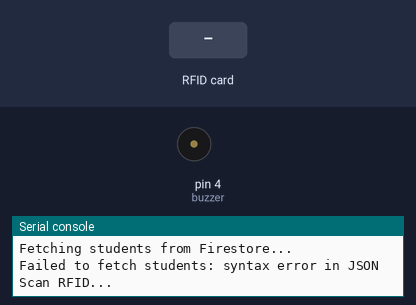
This program was run on a simulated MicroPython board. Shown: buzzer (waves = sounding, pin HIGH), the last lines printed to the serial console. The inputs (shaded band) are chosen by the test bench. WiFi joins after 1.5 s; files the program writes start out absent; web requests get an empty 200 reply after 0.4 s.

Above: at 3.1 s.
3.2 s: RFID card 5E 7A 19 C4 held to the reader
At 3.8 s:
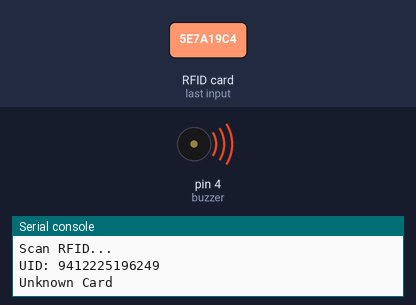
Timing chart, 0 to 7.7 s (numbered marks = the images above; inputs shaded):
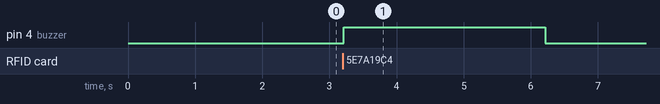

Measured:
- after the input at 3.2 s, pin 4 (buzzer): LOW → HIGH at once, → LOW 3.0 s later

The program:

main.py
```python
from machine import Pin, SPI
from mfrc522 import MFRC522
import network
import urequests
import time
import os
import sdcard

SSID = "your-wifi"
PASSWORD = "your-password"

wifi = network.WLAN(network.STA_IF)
wifi.active(True)
wifi.connect(SSID, PASSWORD)
print("Connecting WiFi", end="")
while not wifi.isconnected():
    print(".", end="")
    time.sleep(0.5)
print("\nConnected:", wifi.ifconfig())

# Firestore
PROJECT_ID = "group7-iot"
BASE_URL = "https://firestore.googleapis.com/v1/projects/{}/databases/(default)/documents".format(PROJECT_ID)

spi = SPI(1, baudrate=1000000,
          sck=Pin(18), mosi=Pin(23), miso=Pin(19))
rdr = MFRC522(spi=spi, gpioRst=Pin(22), gpioCs=Pin(16))

buzzer = Pin(4, Pin.OUT)
buzzer.value(0)

# send to SD card
CSV_FILE = "/sd/attendance.csv"
sd_ok = False

try:
    spi2 = SPI(2, baudrate=100000, polarity=0, phase=0,
               sck=Pin(14), mosi=Pin(15), miso=Pin(2))
    sd = sdcard.SDCard(spi2, Pin(13))
    os.mount(sd, "/sd")
    print("SD card mounted:", os.listdir("/sd"))
    sd_ok = True

    try:
        os.stat(CSV_FILE)
    except OSError:
        with open(CSV_FILE, "w") as f:
            f.write("UID,Name,StudentID,Major,DateTime\n")

except Exception as e:
    print("SD card failed:", e)
    print("Continuing without SD card...")


def get_datetime():
    t = time.localtime()
    return "{:04d}-{:02d}-{:02d} {:02d}:{:02d}:{:02d}".format(
        t[0], t[1], t[2], t[3], t[4], t[5])

def beep(duration):
    buzzer.value(1)
    time.sleep(duration)
    buzzer.value(0)

def fetch_students():
    students = {}
    try:
        print("Fetching students from Firestore...")
        res = urequests.get(BASE_URL + "/students")
        data = res.json()
        res.close()
        for doc in data.get("documents", []):
            fields = doc.get("fields", {})
            uid        = fields.get("uid",        {}).get("stringValue", "")
            name       = fields.get("name",       {}).get("stringValue", "")
            student_id = fields.get("student_id", {}).get("stringValue", "")
            major      = fields.get("major",      {}).get("stringValue", "")
            if uid:
                students[uid] = {"name": name, "student_id": student_id, "major": major}
        print("Loaded {} student(s)".format(len(students)))
    except Exception as e:
        print("Failed to fetch students:", e)
    return students

def save_to_sd(uid, name, student_id, major, dt):
    try:
        with open(CSV_FILE, "a") as f:
            f.write("{},{},{},{},{}\n".format(uid, name, student_id, major, dt))
        print("Saved to SD")
    except Exception as e:
        print("SD write error:", e)

def send_to_firestore(uid, name, student_id, major, dt):
    data = {
        "fields": {
            "uid":        {"stringValue": uid},
            "name":       {"stringValue": name},
            "student_id": {"stringValue": student_id},
            "major":      {"stringValue": major},
            "datetime":   {"stringValue": dt}
        }
    }
    try:
        res = urequests.post(BASE_URL + "/attendance", json=data)
        print("Sent:", res.text)
        res.close()
    except Exception as e:
        print("Error sending:", e)


STUDENTS = fetch_students()

# main
print("Scan RFID...")

while True:
    (stat, tag_type) = rdr.request(rdr.REQIDL)
    if stat == rdr.OK:
        (stat, uid) = rdr.anticoll()
        if stat == rdr.OK:
            uid_str = "".join([str(i) for i in uid])
            print("UID:", uid_str)

            if uid_str in STUDENTS:
                student = STUDENTS[uid_str]
                dt = get_datetime()
                print("Welcome,", student["name"])
                beep(0.3)
                if sd_ok:
                    save_to_sd(uid_str, student["name"], student["student_id"], student["major"], dt)
                send_to_firestore(uid_str, student["name"], student["student_id"], student["major"], dt)

            else:
                print("Unknown Card")
                beep(3)

            time.sleep(2)
```
